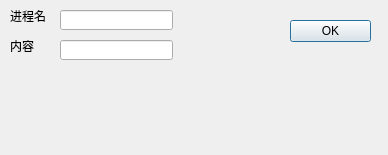
<?xml version="1.0" encoding="UTF-8"?>
<ui version="4.0">
 <class>DiaProcCrea</class>
 <widget class="QDialog" name="DiaProcCrea">
  <property name="geometry">
   <rect>
    <x>0</x>
    <y>0</y>
    <width>388</width>
    <height>155</height>
   </rect>
  </property>
  <property name="windowTitle">
   <string>进程创建</string>
  </property>
  <widget class="QDialogButtonBox" name="buttonBox">
   <property name="geometry">
    <rect>
     <x>290</x>
     <y>20</y>
     <width>81</width>
     <height>241</height>
    </rect>
   </property>
   <property name="orientation">
    <enum>Qt::Vertical</enum>
   </property>
   <property name="standardButtons">
    <set>QDialogButtonBox::Ok</set>
   </property>
   <property name="centerButtons">
    <bool>false</bool>
   </property>
  </widget>
  <widget class="QLabel" name="label">
   <property name="geometry">
    <rect>
     <x>10</x>
     <y>10</y>
     <width>54</width>
     <height>12</height>
    </rect>
   </property>
   <property name="text">
    <string>进程名</string>
   </property>
  </widget>
  <widget class="QLineEdit" name="lineName">
   <property name="geometry">
    <rect>
     <x>60</x>
     <y>10</y>
     <width>113</width>
     <height>20</height>
    </rect>
   </property>
  </widget>
  <widget class="QLabel" name="label_3">
   <property name="geometry">
    <rect>
     <x>10</x>
     <y>40</y>
     <width>54</width>
     <height>12</height>
    </rect>
   </property>
   <property name="text">
    <string>内容</string>
   </property>
  </widget>
  <widget class="QLineEdit" name="lineCon">
   <property name="geometry">
    <rect>
     <x>60</x>
     <y>40</y>
     <width>113</width>
     <height>20</height>
    </rect>
   </property>
  </widget>
 </widget>
 <resources/>
 <connections>
  <connection>
   <sender>buttonBox</sender>
   <signal>accepted()</signal>
   <receiver>DiaProcCrea</receiver>
   <slot>accept()</slot>
   <hints>
    <hint type="sourcelabel">
     <x>248</x>
     <y>254</y>
    </hint>
    <hint type="destinationlabel">
     <x>157</x>
     <y>274</y>
    </hint>
   </hints>
  </connection>
  <connection>
   <sender>buttonBox</sender>
   <signal>rejected()</signal>
   <receiver>DiaProcCrea</receiver>
   <slot>reject()</slot>
   <hints>
    <hint type="sourcelabel">
     <x>316</x>
     <y>260</y>
    </hint>
    <hint type="destinationlabel">
     <x>286</x>
     <y>274</y>
    </hint>
   </hints>
  </connection>
 </connections>
</ui>
